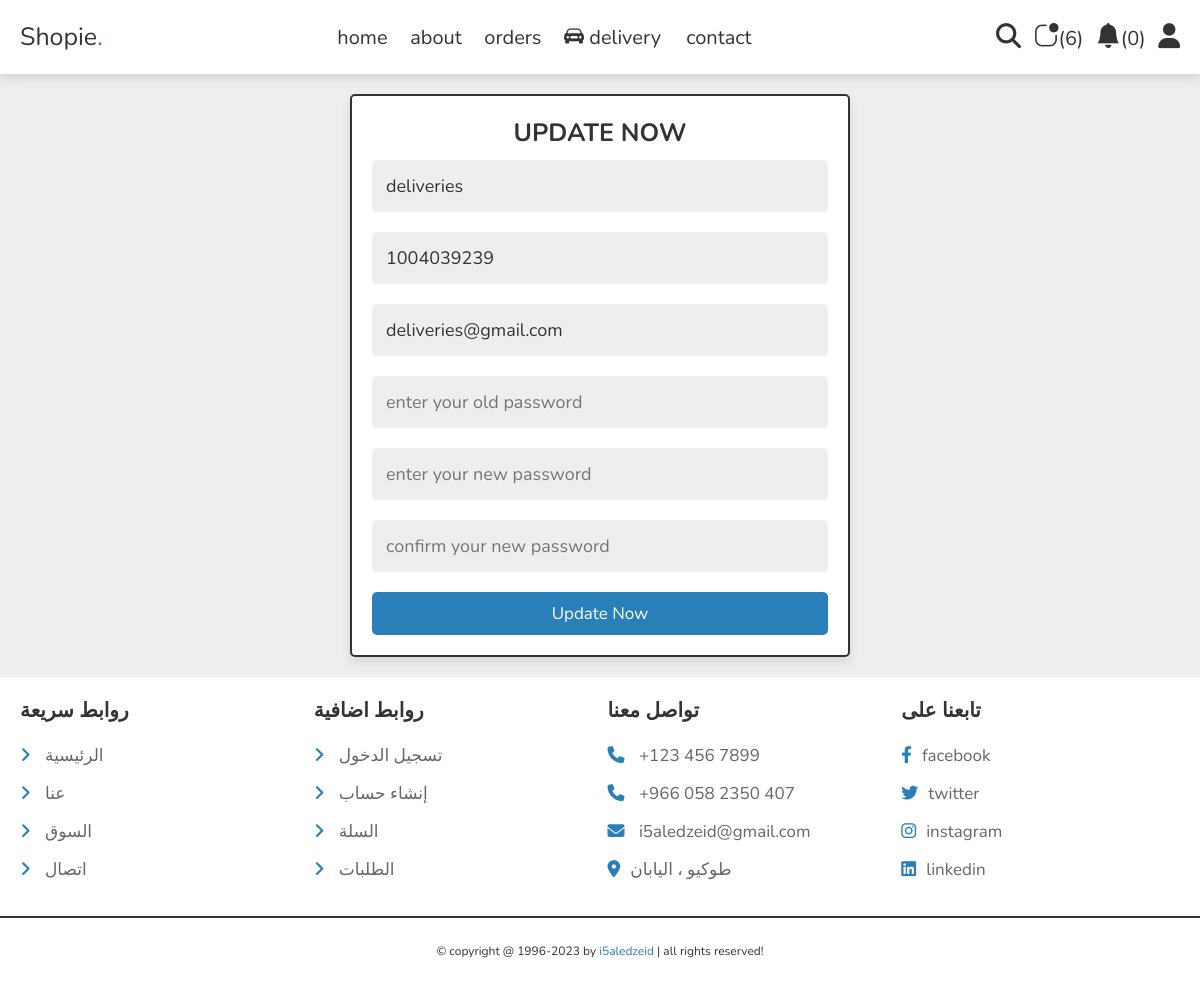
Page /delivery/update_delivery.php (signed in) on the committed database.
### tables this page shows
CREATE TABLE `deliveries` (
  `id` int(11) NOT NULL,
  `name` varchar(255) NOT NULL,
  `phone` varchar(10) NOT NULL,
  `email` varchar(255) NOT NULL,
  `password` varchar(255) NOT NULL,
  `status` int(11) NOT NULL DEFAULT 0,
  `created_at` date NOT NULL DEFAULT current_timestamp()
);

### delivery/update_delivery.php (the view, shortened to what this page needs)
<?php
include '../components/connect.php';
?>
<!DOCTYPE html>
<html lang="en">
<head>
   <link rel="stylesheet" href="https://cdnjs.cloudflare.com/ajax/libs/font-awesome/6.1.1/css/all.min.css">
   <link rel="stylesheet" href="../css/home-style.css">
    <link rel="stylesheet" href="https://cdn.jsdelivr.net/npm/bootstrap-icons@1.10.5/font/bootstrap-icons.css">
</head>
<body>
<?php include '../components/delivery_header.php'; ?>
<section class="form-container">
   <form action="" method="post">
      <h3>update now</h3>
      <input type="text" name="name" required placeholder="enter your username" maxlength="20" class="box" value="<?= $fetch_profile["name"]; ?>">
        <input type="tel" name="phone" required placeholder="enter your email" maxlength="10" class="box" oninput="this.value = this.value.replace(/\s/g, '')" value="<?= $fetch_profile["phone"]; ?>">
      <input type="email" name="email" required placeholder="enter your email" maxlength="50"  class="box" oninput="this.value = this.value.replace(/\s/g, '')" value="<?= $fetch_profile["email"]; ?>">
      <input type="password" name="old_pass" placeholder="enter your old password" maxlength="20" class="box" oninput="this.value = this.value.replace(/\s/g, '')">
      <input type="password" name="new_pass" placeholder="enter your new password" maxlength="20" class="box" oninput="this.value = this.value.replace(/\s/g, '')">
      <input type="password" name="cpass" placeholder="confirm your new password" maxlength="20" class="box" oninput="this.value = this.value.replace(/\s/g, '')">
      <input type="submit" value="update now" class="btn" name="submit">
   </form>
</section>
<?php include '../components/footer.php'; ?>
</body>
</html>

### css/home-style.css (style rules this page uses)
:root { --main-color:#2980b9; --orange:#f39c12; --red:#e74c3c; --black:#333; --white:#fff; --light-color:#666; --light-bg:#eee; --border:.2rem solid var(--black); --box-shadow:0 .5rem 1rem rgba(0,0,0,.1); }
* { font-family: 'Nunito', sans-serif; margin:0; padding:0; box-sizing: border-box; outline: none; border:none; text-decoration: none; }
html { font-size: 62.5%; overflow-x: hidden; }
body { background-color: var(--light-bg); }
section { padding:2rem; max-width: 1200px; margin:0 auto; }
.btn, .delete-btn, .option-btn { display: block; width: 100%; margin-top: 1rem; border-radius: .5rem; padding:1rem 3rem; font-size: 1.7rem; text-transform: capitalize; color:var(--white); cursor: pointer; text-align: center; }
.btn { background-color: var(--main-color); }
.form-container form { background-color: var(--white); padding:2rem; border-radius: .5rem; border:var(--border); box-shadow: var(--box-shadow); text-align: center; margin:0 auto; max-width: 50rem; }
.form-container form h3 { font-size: 2.5rem; text-transform: uppercase; color:var(--black); }
.form-container form .box { margin:1rem 0; background-color: var(--light-bg); padding:1.4rem; font-size: 1.8rem; color:var(--black); width: 100%; border-radius: .5rem; }

### rows in the picture
deliveries: name "deliveries", phone "1004039239", email "deliveries@gmail.com"

### other values in the picture
$total_wishlist_counts "6"
$total_cart_counts "0"
